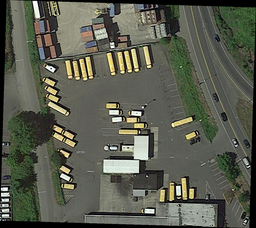
#> input picture mmrotate/utils/image/P0003.png, 256 x 228 px, shrunk from 1147 x 1023 before the run
$ python drift.py
#> lines starting #> are read from the running program, lines starting #| are printed output that depends on the picture
import numpy as np
import cv2 as cv
import time


def smooth(image, sigma=1.4, length=5):
    """ Smooth the image
    Compute a gaussian filter with sigma = sigma and kernal_length = length.
    Each element in the kernal can be computed as below:
        G[i, j] = (1/(2*pi*sigma**2))*exp(-((i-k-1)**2 + (j-k-1)**2)/2*sigma**2)
    Then, use the gaussian filter to smooth the input image.

    Args:
        image: array of grey image
        sigma: the sigma of gaussian filter, default to be 1.4
        length: the kernal length, default to be 5

    Returns:
        the smoothed image
    """
#> called with sigma = 1.4, length = 5
    # Compute gaussian filter
    k = length // 2
    gaussian = np.zeros([length, length])
    for i in range(length):
        for j in range(length):
            gaussian[i, j] = np.exp(-((i - k) ** 2 + (j - k) ** 2) / (2 * sigma ** 2))
    gaussian /= 2 * np.pi * sigma ** 2
    # Batch Normalization
    gaussian = gaussian / np.sum(gaussian)

    # Use Gaussian Filter
    W, H = image.shape
#> W = 228; H = 256
    new_image = np.zeros([W - k * 2, H - k * 2])

    for i in range(W - 2 * k):
        for j in range(H - 2 * k):
            # 卷积运算
            new_image[i, j] = np.sum(image[i:i + length, j:j + length] * gaussian)
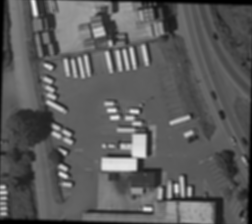
#> new_image: shape (224, 252) float64; min 0, max 239.7, mean 91.7

    new_image = np.uint8(new_image)
    return new_image


def get_gradient_and_direction(image):
    """ Compute gradients and its direction
    Use Sobel filter to compute gradients and direction.
         -1 0 1        -1 -2 -1
    Gx = -2 0 2   Gy =  0  0  0
         -1 0 1         1  2  1

    Args:
        image: array of grey image

    Returns:
        gradients: the gradients of each pixel
        direction: the direction of the gradients of each pixel
    """
    Gx = np.array([[-1, 0, 1], [-2, 0, 2], [-1, 0, 1]])
    Gy = np.array([[-1, -2, -1], [0, 0, 0], [1, 2, 1]])

    W, H = image.shape
#> W = 224; H = 252
    gradients = np.zeros([W - 2, H - 2])
    direction = np.zeros([W - 2, H - 2])

    for i in range(W - 2):
        for j in range(H - 2):
            dx = np.sum(image[i:i + 3, j:j + 3] * Gx)
            dy = np.sum(image[i:i + 3, j:j + 3] * Gy)
            gradients[i, j] = np.sqrt(dx ** 2 + dy ** 2)
            if dx == 0:
                direction[i, j] = np.pi / 2
            else:
                direction[i, j] = np.arctan(dy / dx)
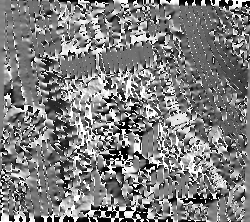
#> direction: shape (222, 250) float64; min -1.57, max 1.57, mean -0.0102; drawn with min black and max white
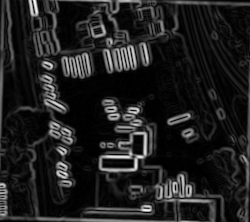
#> gradients: shape (222, 250) float64; min 0, max 471.9, mean 59; drawn with min black and max white

    gradients = np.uint8(gradients)
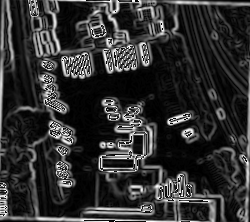
#> gradients: shape (222, 250); min 0, max 255, mean 48.8
    return gradients, direction


def NMS(gradients, direction):
    """ Non-maxima suppression
    Args:
        gradients: the gradients of each pixel
        direction: the direction of the gradients of each pixel

    Returns:
        the output image
    """
    W, H = gradients.shape
#> W = 222; H = 250
    nms = np.copy(gradients[1:-1, 1:-1])

    for i in range(1, W - 1):
        for j in range(1, H - 1):
            theta = direction[i, j]
            weight = np.tan(theta)
            if theta > np.pi / 4:
                d1 = [0, 1]
                d2 = [1, 1]
                weight = 1 / weight
            elif theta >= 0:
                d1 = [1, 0]
                d2 = [1, 1]
            elif theta >= - np.pi / 4:
                d1 = [1, 0]
                d2 = [1, -1]
                weight *= -1
            else:
                d1 = [0, -1]
                d2 = [1, -1]
                weight = -1 / weight

            g1 = gradients[i + d1[0], j + d1[1]]
            g2 = gradients[i + d2[0], j + d2[1]]
            g3 = gradients[i - d1[0], j - d1[1]]
            g4 = gradients[i - d2[0], j - d2[1]]

            grade_count1 = g1 * weight + g2 * (1 - weight)
            grade_count2 = g3 * weight + g4 * (1 - weight)

            if grade_count1 > gradients[i, j] or grade_count2 > gradients[i, j]:
                nms[i - 1, j - 1] = 0
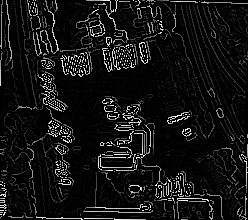
#> nms: shape (220, 248); min 0, max 255, mean 19.2
    return nms


def double_threshold(nms, threshold1, threshold2):
    """ Double Threshold
    Use two thresholds to compute the edge.

    Args:
        nms: the input image
        threshold1: the low threshold
        threshold2: the high threshold

    Returns:
        The binary image.
    """
#> called with threshold1 = 40, threshold2 = 80
    visited = np.zeros_like(nms)
    output_image = nms.copy()
    W, H = output_image.shape
#> W = 220; H = 248

    def dfs(i, j):
        if i >= W or i < 0 or j >= H or j < 0 or visited[i, j] == 1:
            return
        visited[i, j] = 1
        if output_image[i, j] > threshold1:
            output_image[i, j] = 255
            dfs(i - 1, j - 1)
            dfs(i - 1, j)
            dfs(i - 1, j + 1)
            dfs(i, j - 1)
            dfs(i, j + 1)
            dfs(i + 1, j - 1)
            dfs(i + 1, j)
            dfs(i + 1, j + 1)
        else:
            output_image[i, j] = 0

    for w in range(W):
        for h in range(H):
            if visited[w, h] == 1:
                continue
            if output_image[w, h] >= threshold2:
                dfs(w, h)
            elif output_image[w, h] <= threshold1:
                output_image[w, h] = 0
                visited[w, h] = 1
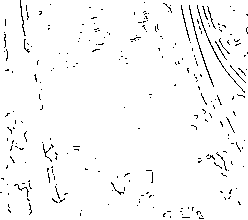
#> visited: shape (220, 248); values 0 (black) and 1 (white), 97.3% white; black in thin lines or dots

    for w in range(W):
        for h in range(H):
            if visited[w, h] == 0:
                output_image[w, h] = 0
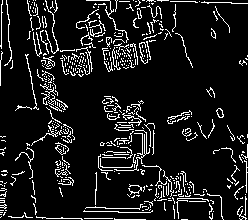
#> output_image: shape (220, 248); 10.2% white in thin lines or dots
    return output_image


if __name__ == "__main__":
    # code to read image
    image = cv.imread('image/P0003.png', 0)
    #cv.imshow("Original", image)
    start = time.time()
    smoothed_image = smooth(image)
    #cv.imshow("GaussinSmooth(5*5)", smoothed_image)
    gradients, direction = get_gradient_and_direction(smoothed_image)
    # print(gradients)
    # print(direction)
    nms = NMS(gradients, direction)
    output_image = double_threshold(nms, 40, 80)
    end = time.time()
    print(end - start)
    #cv.imwrite('image/canny_cv2.jpg', output_image)
    #cv.imshow("outputImage", output_image)
    #cv.waitKey(0)

$ run again, with mmrotate/utils/image/P0004.png copied over mmrotate/utils/image/P0003.png
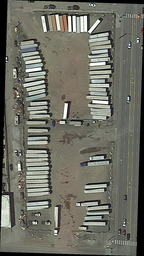
#> input picture mmrotate/utils/image/P0004.png, 144 x 256 px, shrunk from 824 x 1464 before the run
#> after the loop in double_threshold, `for w in range(W):`:
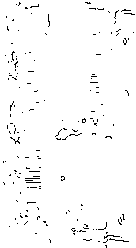
#> visited: shape (248, 136); values 0 (black) and 1 (white), 97.8% white; black in thin lines or dots
#> after the loop in double_threshold, `for w in range(W):`:
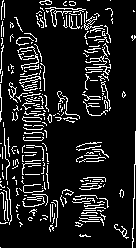
#> output_image: shape (248, 136); 12.3% white in thin lines or dots

$ run again, with mmrotate/utils/image/P0006.png copied over mmrotate/utils/image/P0003.png
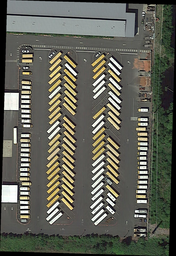
#> input picture mmrotate/utils/image/P0006.png, 176 x 256 px, shrunk from 1054 x 1529 before the run
#> after the loop in double_threshold, `for w in range(W):`:
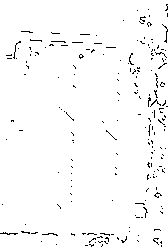
#> visited: shape (248, 168); values 0 (black) and 1 (white), 97.7% white; black in thin lines or dots
#> after the loop in double_threshold, `for w in range(W):`:
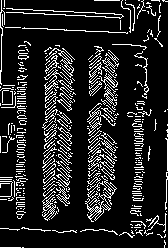
#> output_image: shape (248, 168); 13.8% white in thin lines or dots
